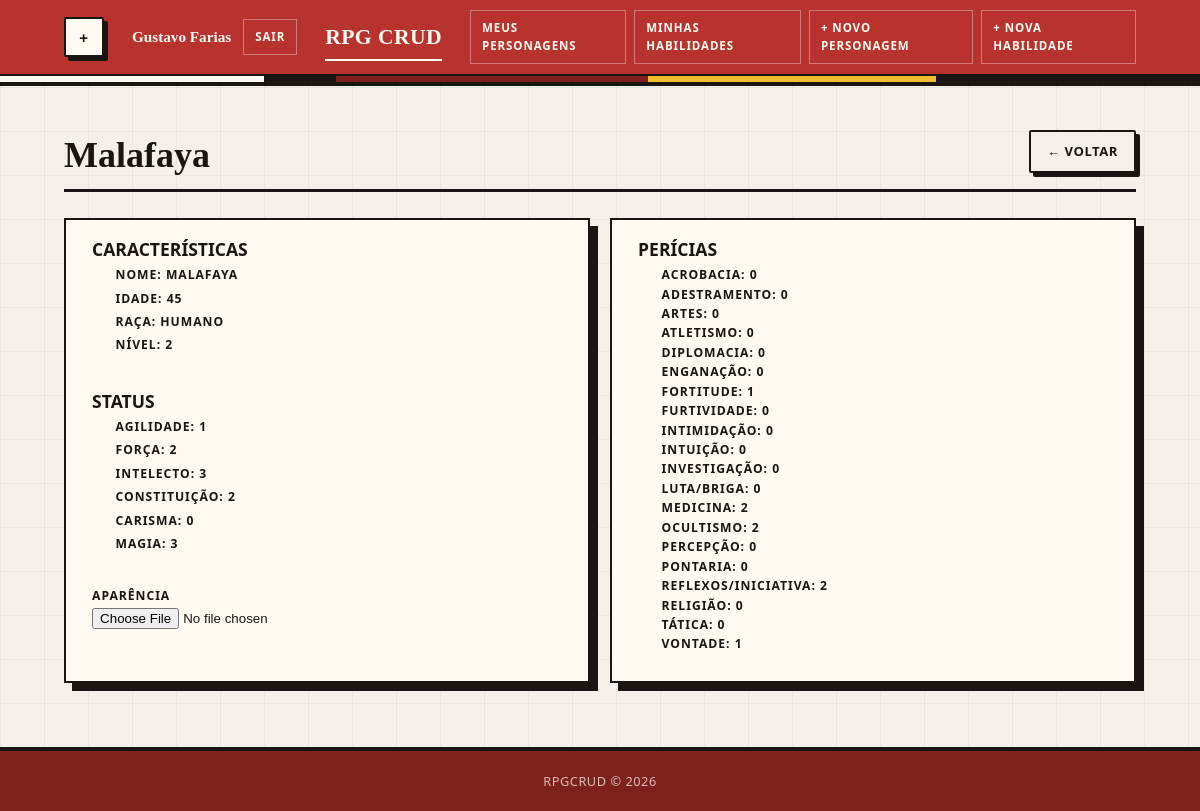
Before: /pages/personagem_espiar.php?id=33 (signed in) with the older database file.
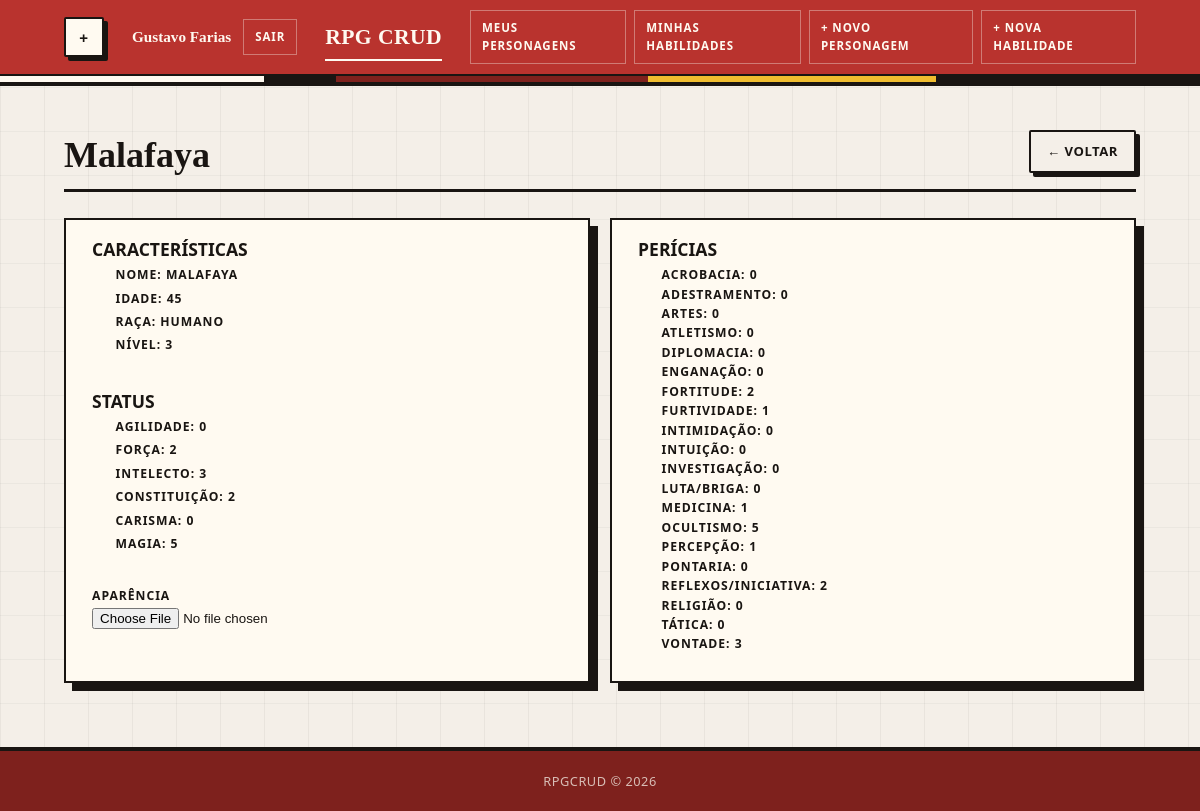
After: the same page with the newer database file.
### tables this page shows
CREATE TABLE `personagem` (
  `id_usuario` int(11) DEFAULT NULL,
  `id` int(11) NOT NULL,
  `nome` varchar(100) NOT NULL,
  `idade` int(11) DEFAULT NULL,
  `raca` varchar(40) NOT NULL,
  `nivel` int(11) NOT NULL,
  `agilidade` int(11) NOT NULL,
  `forca` int(11) NOT NULL,
  `intelecto` int(11) NOT NULL,
  `constituicao` int(11) NOT NULL,
  `carisma` int(11) NOT NULL,
  `magia` int(11) NOT NULL,
  `aparencia` varchar(255) DEFAULT NULL,
  `deletado` tinyint(1) NOT NULL DEFAULT 0,
  `lore` text DEFAULT NULL
);

CREATE TABLE `pericias` (
  `id_personagem` int(11) DEFAULT NULL,
  `acrobacia` int(11) NOT NULL,
  `adestramento` int(11) NOT NULL,
  `artes` int(11) NOT NULL,
  `atletismo` int(11) NOT NULL,
  `diplomacia` int(11) NOT NULL,
  `enganacao` int(11) NOT NULL,
  `fortitude` int(11) NOT NULL,
  `furtividade` int(11) NOT NULL,
  `intimidacao` int(11) NOT NULL,
  `intuicao` int(11) NOT NULL,
  `investigacao` int(11) NOT NULL,
  `luta_briga` int(11) NOT NULL,
  `medicina` int(11) NOT NULL,
  `ocultismo` int(11) NOT NULL,
  `percepcao` int(11) NOT NULL,
  `pontaria` int(11) NOT NULL,
  `reflexos_iniciativa` int(11) NOT NULL,
  `religiao` int(11) NOT NULL,
  `tatica` int(11) NOT NULL,
  `vontade` int(11) NOT NULL
);

### config/database.php (called while the page is built, shortened)
<?php
function getConexao(): PDO {
    $dsn = "mysql:host=" . DB_HOST . ";dbname=" . DB_NAME . ";charset=" . DB_CHARSET;
    $opcoes = [
        PDO::ATTR_ERRMODE            => PDO::ERRMODE_EXCEPTION,
        PDO::ATTR_DEFAULT_FETCH_MODE => PDO::FETCH_ASSOC,
        PDO::ATTR_EMULATE_PREPARES   => false,
    ];
    return new PDO($dsn, DB_USER, DB_PASS, $opcoes);
}

### repository/PersonagemRepository.php (called while the page is built, shortened)
<?php
require_once __DIR__ . '/../config/database.php';
require_once __DIR__ . '/../entity/Personagem.php';
class PersonagemRepository {
    private PDO $pdo;
    public function __construct() {
        $this->pdo = getConexao();
    }
    public function buscarPorId(int $id): ?Personagem {
        $stmt = $this->pdo->prepare('SELECT * FROM personagem WHERE id = :id LIMIT 1');
        $stmt->execute([':id' => $id]);
        $dados = $stmt->fetch();
        if ($dados) {
            return new Personagem($dados);
        }
        return null;
    }
}

### entity/Personagem.php (called while the page is built, shortened)
<?php
class Personagem {
    private string $nome;
    private int    $idade;
    private string $raca;
    private int    $nivel;
    private int    $agilidade;
    private int    $forca;
    private int    $intelecto;
    private int    $constituicao;
    private int    $carisma;
    private int    $magia;
    public function __construct(array $dados) {
        $this->nome              =        $dados['nome']       ?? '';
        $this->idade             = (int) ($dados['idade']      ?? 0);
        $this->raca              =        $dados['raca'] ?? '';
        $this->nivel             = (int) ($dados['nivel']        ?? 0);
        $this->agilidade         = (int) ($dados['agilidade']       ?? 0);
        $this->forca             = (int) ($dados['forca']       ?? 0);
        $this->intelecto         = (int) ($dados['intelecto']      ?? 0);
        $this->constituicao      = (int) ($dados['constituicao'] ?? 0);
        $this->carisma           = (int) ($dados['carisma']        ?? 0);
        $this->magia             = (int) ($dados['magia']       ?? 0);
    }
    public function getNome():            string { return $this->nome; }
    public function getIdade():           int    { return $this->idade; }
    public function getRaca():            string { return $this->raca; }
    public function getNivel():           int    { return $this->nivel; }
    public function getAgilidade():       int    { return $this->agilidade; }
    public function getForca():           int    { return $this->forca; }
    public function getIntelecto():       int    { return $this->intelecto; }
    public function getConstituicao():    int    { return $this->constituicao; }
    public function getCarisma():         int    { return $this->carisma; }
    public function getMagia():           int    { return $this->magia; }
}

### repository/PericiaRepository.php (called while the page is built, shortened)
<?php
require_once __DIR__ . '/../config/database.php';
require_once __DIR__ . '/../entity/Pericia.php';
class PericiaRepository {
    private PDO $pdo;
    public function __construct() {
        $this->pdo = getConexao();
    }
    public function buscarPorId(int $id_personagem): ?Pericia {
        $stmt = $this->pdo->prepare('SELECT * FROM pericias WHERE id_personagem = :id_personagem LIMIT 1');
        $stmt->execute([':id_personagem' => $id_personagem]);
        $dados = $stmt->fetch();
        if ($dados) {
            return new Pericia($dados);
        }
        return null;
    }
}

### entity/Pericia.php (called while the page is built, shortened)
<?php
class Pericia {
    private int    $acrobacia;
    private int    $adestramento;
    private int    $artes;
    private int    $atletismo;
    private int    $diplomacia;
    private int    $enganacao;
    private int    $fortitude;
    private int    $furtividade;
    private int    $intimidacao;
    private int    $intuicao;
    private int    $investigacao;
    private int    $luta_briga;
    private int    $medicina;
    private int    $ocultismo;
    private int    $percepcao;
    private int    $pontaria;
    private int    $reflexos_iniciativa;
    private int    $religiao;
    private int    $tatica;
    private int    $vontade;
    public function __construct(array $dados) {
        $this->acrobacia            = (int) ($dados['acrobacia']  ?? 0);
        $this->adestramento         = (int) ($dados['adestramento']  ?? 0);
        $this->artes                = (int) ($dados['artes']  ?? 0);
        $this->atletismo            = (int) ($dados['atletismo']  ?? 0);
        $this->diplomacia           = (int) ($dados['diplomacia']  ?? 0);
        $this->enganacao            = (int) ($dados['enganacao']  ?? 0);
        $this->fortitude            = (int) ($dados['fortitude']  ?? 0);
        $this->furtividade          = (int) ($dados['furtividade']  ?? 0);
        $this->intimidacao          = (int) ($dados['intimidacao']  ?? 0);
        $this->intuicao             = (int) ($dados['intuicao']  ?? 0);
        $this->investigacao         = (int) ($dados['investigacao']  ?? 0);
        $this->luta_briga           = (int) ($dados['luta_briga']  ?? 0);
        $this->medicina             = (int) ($dados['medicina']  ?? 0);
        $this->ocultismo            = (int) ($dados['ocultismo']  ?? 0);
        $this->percepcao            = (int) ($dados['percepcao']  ?? 0);
        $this->pontaria             = (int) ($dados['pontaria']  ?? 0);
        $this->reflexos_iniciativa  = (int) ($dados['reflexos_iniciativa']  ?? 0);
        $this->religiao             = (int) ($dados['religiao']  ?? 0);
        $this->tatica               = (int) ($dados['tatica']  ?? 0);
        $this->vontade              = (int) ($dados['vontade']  ?? 0);
    }
    public function getAcrobacia():                 int    { return $this->acrobacia; }
    public function getAdestramento():              int    { return $this->adestramento; }
    public function getArtes():                     int    { return $this->artes; }
    public function getAtletismo():                 int    { return $this->atletismo; }
    public function getDiplomacia():                int    { return $this->diplomacia; }
    public function getEnganacao():                 int    { return $this->enganacao; }
    public function getFortitude():                 int    { return $this->fortitude; }
    public function getFurtividade():               int    { return $this->furtividade; }
    public function getIntimidacao():               int    { return $this->intimidacao; }
    public function getIntuicao():                  int    { return $this->intuicao; }
    public function getInvestigacao():              int    { return $this->investigacao; }
    public function getLuta_Briga():                int    { return $this->luta_briga; }
    public function getMedicina():                  int    { return $this->medicina; }
    public function getOcultismo():                 int    { return $this->ocultismo; }
    public function getPercepcao():                 int    { return $this->percepcao; }
    public function getPontaria():                  int    { return $this->pontaria; }
    public function getReflexos_Iniciativa():       int    { return $this->reflexos_iniciativa; }
    public function getReligiao():                  int    { return $this->religiao; }
    public function getTatica():                    int    { return $this->tatica; }
    public function getVontade():                   int    { return $this->vontade; }
}

### pages/personagem_espiar.php (the view, shortened to what this page needs)
<?php
require_once __DIR__ . '/../repository/PersonagemRepository.php';
require_once __DIR__ . '/../repository/PericiaRepository.php';
$repo_personagem = new PersonagemRepository();
$repo_pericia = new PericiaRepository();
$personagem = null;
$pericias = null;
$id_personagem = 0;
if (isset($_GET['id'])) {
    $id_personagem = (int) $_GET['id'];
}
if ($id_personagem > 0) {
  $personagem = $repo_personagem->buscarPorId($id_personagem);
  $pericias = $repo_pericia->buscarPorId($id_personagem);
}
require_once __DIR__ . '/../includes/header.php';
?>
<div class="page-header">
  <h2><?= $personagem->getNome(); ?></h2>
  <a href="index.php" class="btn btn-ghost">← Voltar</a>
</div>
<div class="conteudo">
<div class="form-card">
  <div class="form-group">
      <h3 for="caracteristicas">CARACTERÍSTICAS</h3>
      <div class="form-group2">
        <label for="nome">Nome: <?= $personagem->getNome() ?></label>
      </div>
      <div class="form-group2">
        <label for="idade">Idade: <?= $personagem->getIdade() ?></label>
      </div>
      <div class="form-group2">
        <label for="raca">Raça: <?= $personagem->getRaca() ?></label>
      </div>
      <div class="form-group2">
        <label for="nivel">Nível: <?= $personagem->getNivel() ?></label>
      </div>
  </div>
    <div class="form-group">
      <h3 for="status">STATUS</h3>
      <div class="form-group2">
        <label for="agilidade">Agilidade: <?= $personagem->getAgilidade() ?></label>
      </div>
      <div class="form-group2">
        <label for="forca">Força: <?= $personagem->getForca() ?></label>
      </div>
      <div class="form-group2">
        <label for="intelecto">Intelecto: <?= $personagem->getIntelecto() ?></label>
      </div>
      <div class="form-group2">
        <label for="constituicao">Constituição: <?= $personagem->getConstituicao() ?></label>
      </div>
      <div class="form-group2">
        <label for="carisma">Carisma: <?= $personagem->getCarisma() ?></label>
      </div>
      <div class="form-group2">
        <label for="magia">Magia: <?= $personagem->getMagia() ?></label>
      </div>
    </div>
    <div class="form-group">
      <label for="aparencia">Aparência</label>
      <input
        type="file"
        id="aparencia"
        name="aparencia"
        value="<?= $aparencia ?>"
      />
    </div>
</div>
<div class="form-card">
    <div class="form-group">
        <h3>PERÍCIAS</h3>
        <div class="form-group2">
            <label for="acrobacia">Acrobacia: <?= $pericias->getAcrobacia() ?></label>
            <label for="adestramento">Adestramento: <?= $pericias->getAdestramento() ?></label>
            <label for="artes">Artes: <?= $pericias->getArtes() ?></label>
            <label for="atletismo">Atletismo: <?= $pericias->getAtletismo() ?></label>
            <label for="diplomacia">Diplomacia: <?= $pericias->getDiplomacia() ?></label>
            <label for="enganacao">Enganação: <?= $pericias->getEnganacao() ?></label>
            <label for="fortitude">Fortitude: <?= $pericias->getFortitude() ?></label>
            <label for="furtividade">Furtividade: <?= $pericias->getFurtividade() ?></label>
            <label for="intimidacao">Intimidação: <?= $pericias->getIntimidacao() ?></label>
            <label for="intuicao">Intuição: <?= $pericias->getIntuicao() ?></label>
            <label for="investigacao">Investigação: <?= $pericias->getInvestigacao() ?></label>
            <label for="luta_briga">Luta/Briga: <?= $pericias->getLuta_Briga() ?></label>
            <label for="medicina">Medicina: <?= $pericias->getMedicina() ?></label>
            <label for="ocultismo">Ocultismo: <?= $pericias->getOcultismo() ?></label>
            <label for="percepcao">Percepção: <?= $pericias->getPercepcao() ?></label>
            <label for="pontaria">Pontaria: <?= $pericias->getPontaria() ?></label>
            <label for="reflexos_iniciativa">Reflexos/Iniciativa: <?= $pericias->getReflexos_Iniciativa() ?></label>
            <label for="religiao">Religião: <?= $pericias->getReligiao() ?></label>
            <label for="tatica">Tática: <?= $pericias->getTatica() ?></label>
            <label for="vontade">Vontade: <?= $pericias->getVontade() ?></label>
        </div>
    </div>
</div>
</div>
<?php require_once __DIR__ . '/../includes/footer.php'; ?>

### includes/header.php (shortened to what this page needs)
<!DOCTYPE html>
<html lang="pt-BR">
<head>
  <link rel="stylesheet" href="../assets/style.css" />
</head>
<body>
<header class="site-header">
  <div class="header-inner">
  <button id="btnMenu" class="btn">+</button>
    <div class="header-user">
      <?php
        $nomeUser = $_SESSION['usuario_nome'] ?? 'Usuário';
      ?>
      <a href="../pages/perfil.php" class="user-name">
        <?= htmlspecialchars($nomeUser) ?>
      </a>
      <a href="../pages/logout.php" class="btn-logout">Sair</a>
    </div>
    <a href="../pages/index.php" class="logo">RPG CRUD</a>
    <nav class="nav">
      <a href="../pages/index.php">Meus Personagens</a>
      <a href="../pages/index2.php">Minhas Habilidades</a>
      <a href="../pages/personagem_create.php">+ Novo Personagem</a>
      <a href="../pages/habilidade_create.php">+ Nova Habilidade</a>
    </nav>
  </div>
</header>
<main class="container">

### includes/footer.php
</main>
<footer class="site-footer">
  <div class="footer-inner">
    <p>RPGCRUD &copy; <?= date('Y') ?></p>
  </div>
</footer>
</body>
</html>

Changed rows visible on the page:
changed personagem "Malafaya": nivel "2" → "3"; agilidade "1" → "0"; magia "3" → "5"
changed pericias: fortitude "1" → "2"; furtividade "0" → "1"; medicina "2" → "1"; ocultismo "2" → "5"; percepcao "0" → "1"; vontade "1" → "3"
